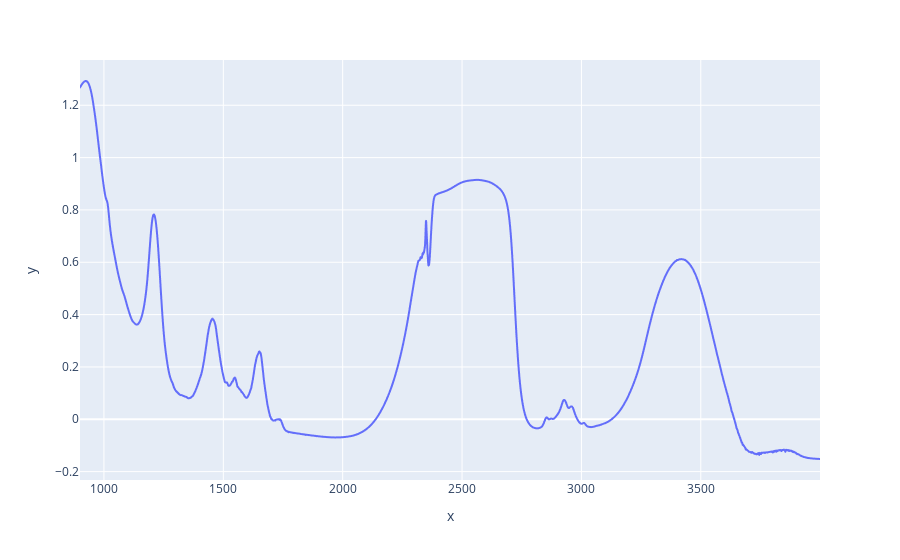

The notebook cell saved with this chart:
### Markdown cell above
### Visualize the Data

### Code cell
fig = px.line(data_frame=data, x=data['x'], y=data['y'])
fig.show()

### Figure 1 — Plotly figure (JSON) as saved in the notebook; plotly's stock layout.template omitted (floating-point values rounded to 4 significant figures; data arrays with more than 128 entries replaced by an {"elided": "..."} marker saying what was removed)
{"data": [{"hovertemplate": "x=%{x}<br>y=%{y}<extra></extra>", "legendgroup": "", "line": {"color": "#636efa", "dash": "solid"}, "mode": "lines", "name": "", "showlegend": false, "type": "scattergl", "x": {"elided": "6430 float values"}, "xaxis": "x", "y": {"elided": "6430 float values"}, "yaxis": "y"}], "layout": {"legend": {"tracegroupgap": 0}, "margin": {"t": 60}, "xaxis": {"anchor": "y", "domain": [0, 1], "title": {"text": "x"}}, "yaxis": {"anchor": "x", "domain": [0, 1], "title": {"text": "y"}}}}
